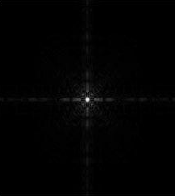
#> input picture log_image.png, 175 x 196 px
$ python Image_Negation.py
#> lines starting #> are read from the running program, lines starting #| are printed output that depends on the picture
#----- Example Python program for negative transformation of a Digital Image -----

# import Pillow modules
from PIL import Image
from PIL import ImageFilter
import math

# Load the image
img = Image.open("log_image.png");
#> img is the input picture: PIL image 175x196 RGB; min 0, max 239, mean 2

# Display the original image
img.show()

# Read pixels and apply negative transformation
for i in range(0, img.size[0]-1):
    for j in range(0, img.size[1]-1):
        # Get pixel value at (x,y) position of the image
        pixelColorVals = img.getpixel((i,j));
        # Invert color
        redPixel    = 255 - pixelColorVals[0]; # Negate red pixel
        greenPixel  = 255 - pixelColorVals[1]; # Negate green pixel
        bluePixel   = 255 - pixelColorVals[2]; # Negate blue pixel

        # Modify the image with the inverted pixel values
        img.putpixel((i,j),(redPixel, greenPixel, bluePixel));
        # Modify the image with the inverted pixel values
        img.putpixel((i,j),(redPixel, greenPixel, bluePixel));
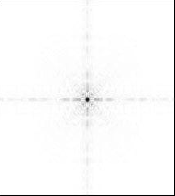
#> img: PIL image 175x196 RGB; min 0, max 255, mean 250.2

# Display the negative image
img.show();
